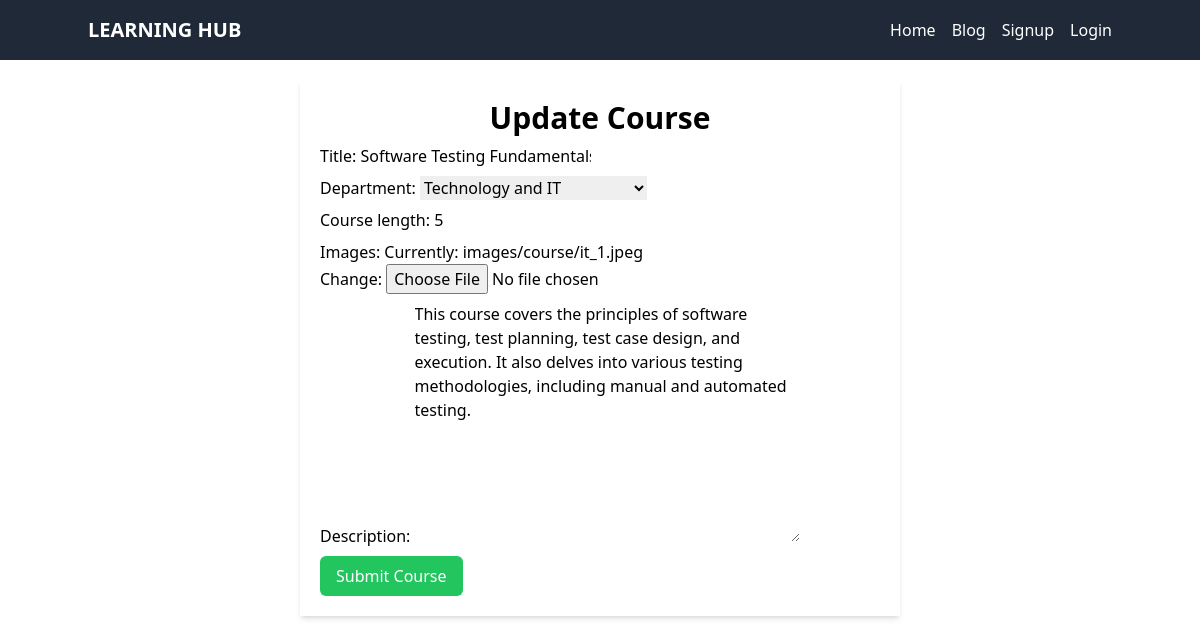
The app's page /update_course/10 with its own data.
### dashboard/models.py (models this page shows, shortened)
class CourseCreateModel(models.Model):
    user = models.ForeignKey(User, on_delete=models.CASCADE)
    title = models.CharField(max_length=50, unique=True)
    department = models.CharField(choices=DEPARTMENT, max_length=40)
    course_length = models.IntegerField()
    images = models.ImageField(upload_to='images/course')
    description = models.TextField(max_length=250)
    created_at = models.DateTimeField(auto_now_add=True)
    updated_at = models.DateTimeField(auto_now=True)

### dashboard/views.py (the view)
# urls.py: path('update_course/<int:pk>', views.UpdateCourse.as_view(), name='update_course'),
class UpdateCourse(UpdateView):
    template_name = 'dashboard/update_course.html'
    model = CourseCreateModel
    form_class = CourseModelForm
    success_url = reverse_lazy('dashboard')

### dashboard/forms.py
class CourseModelForm(forms.ModelForm):
    class Meta:
        model = CourseCreateModel
        fields = ['title', 'department', 'course_length', 'images', 'description']

### dashboard/templates/dashboard/update_course.html (shortened to what this page needs)
{% extends "base.html" %}
{% load crispy_forms_tags %}
{% load tailwind_filters%}
{% block content %}
  <div class="w-[50%] mx-auto shadow-md p-5 mt-5">
    <h3 class="text-center text-3xl font-bold">Update Course</h3>
  <form action="" method="post" enctype="multipart/form-data"
 class="space-y-2">
    {{ form|crispy }}
    <input class="text-center bg-green-500 text-white py-2 px-4 rounded-md" type="submit" value="Submit Course" />
  </form>
</div>
{% endblock content %}

### records on screen
CourseCreateModel: title "Software Testing Fundamentals", department "Technology and IT", course_length "5", description "This course covers the principles of software testing, test planning, test case design, and execution. It also delves into various testing methodologies, including manual and automated testing."
